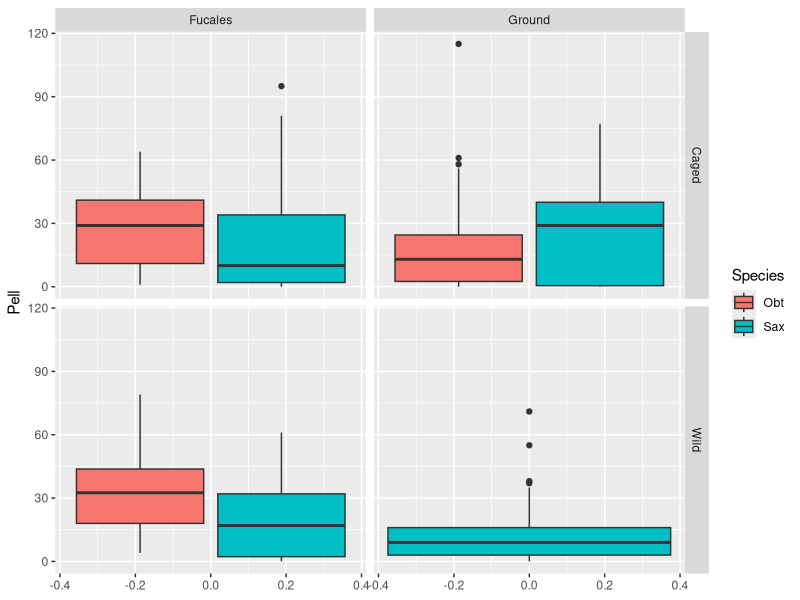
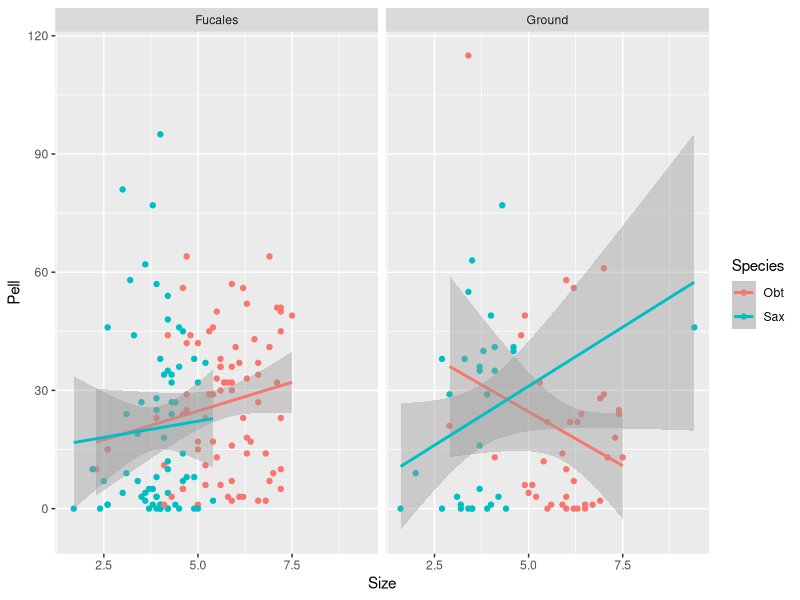
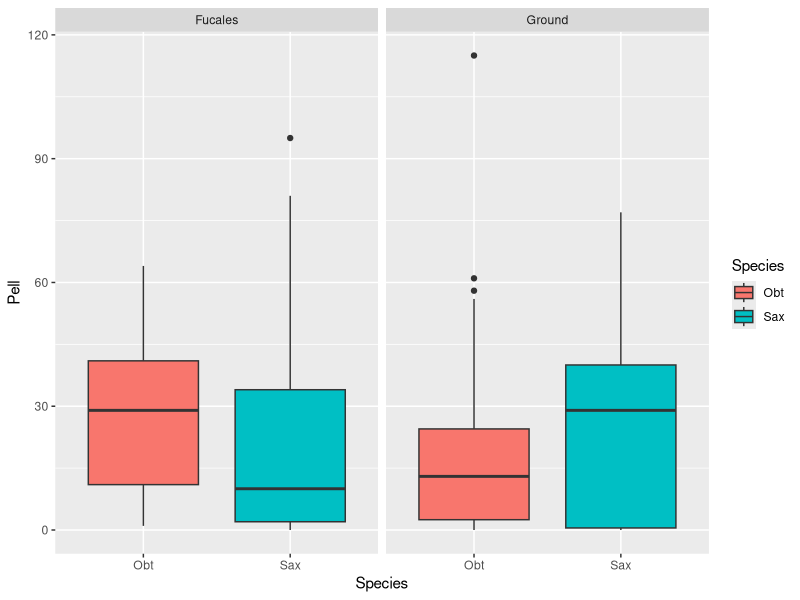
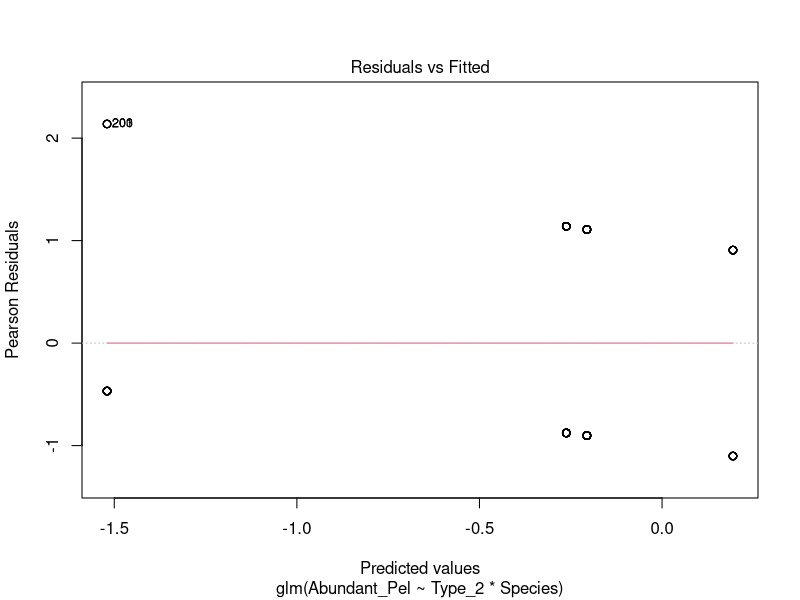
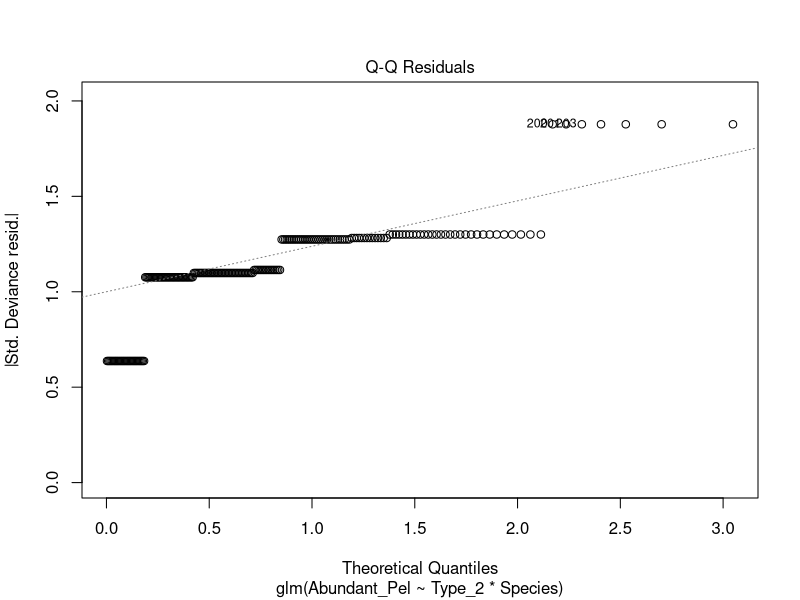
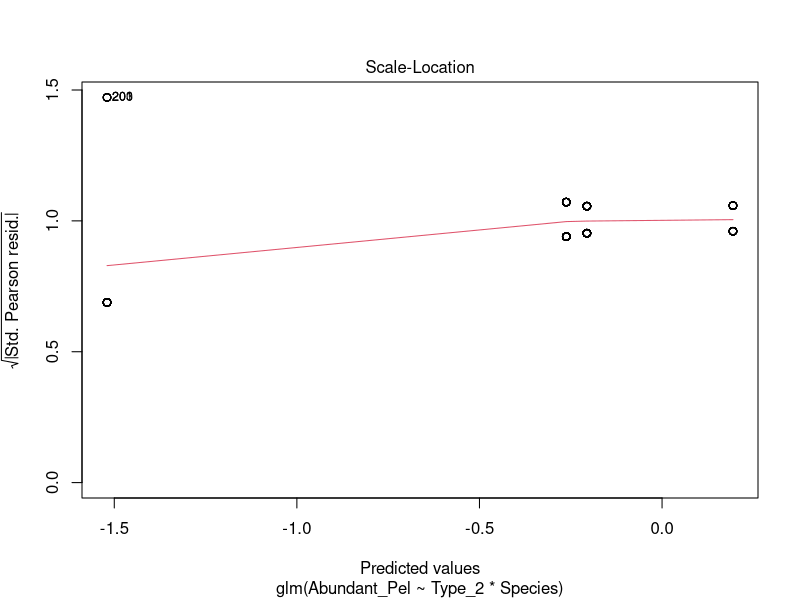
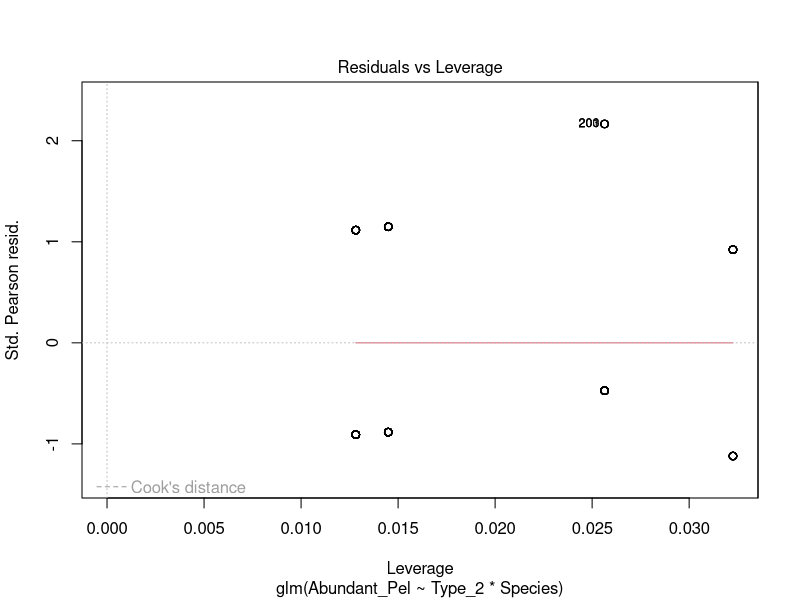
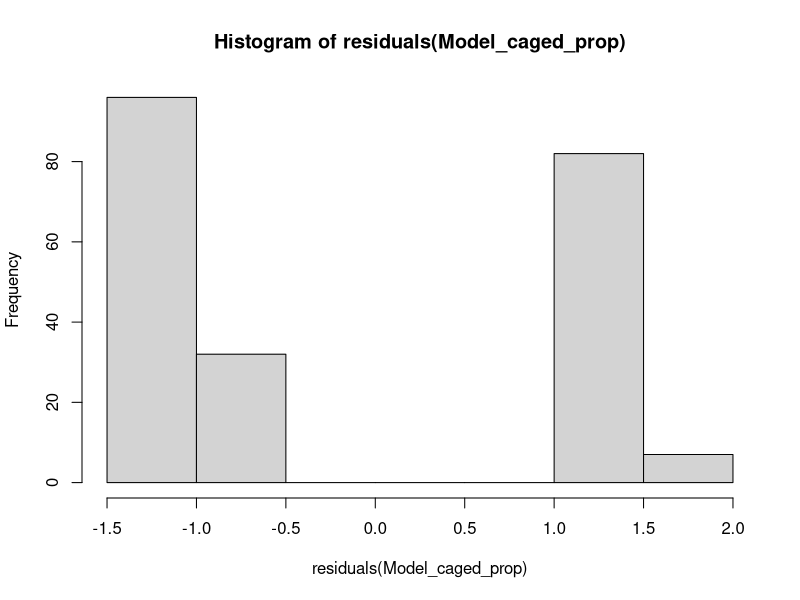

Write the R code that produced these figures, in order. (Note: this script raises an error after producing the figures.)
library(readxl)
library(ggplot2)
library(dplyr)
library(broom)
library(clipr)

pelets <- read_excel('Tables/Pelets_2024.xlsx', sheet = "Пеллеты улиток")

ggplot(pelets, aes( y = Pell, fill = Species)) + geom_boxplot()  +
  facet_grid(Type~ Type_2)


pelets %>%
  filter(Type == "Caged") %>%
  ggplot(., aes(x = Size, y = Pell, color = Species)) +
  geom_point() +
  geom_smooth(method = "lm") +
  facet_wrap(~Type_2)

pelets %>%
  filter(Type == "Caged") %>%
  ggplot(., aes(x = Species, y = Pell, fill = Species)) +
  geom_boxplot()  +
  facet_wrap(~Type_2)

pelets %>%
  filter(Type == "Caged") -> df

df2 <-
  df %>% filter(Pell !=0)

pelets %>%
  filter(Type == "Wild") %>%
  group_by(Species) %>%
  summarise(Mean_pel = mean(Pell))

df3 <-
df %>%
  mutate(Abundant_Pel = case_when(
    Species == "Obt" & Pell >=31 ~ 1,
    Species == "Obt" & Pell < 31  ~ 0,
    Species == "Sax" & Pell >= 16 ~ 1,
    Species == "Sax" & Pell < 16 ~ 0
  ))


df3 %>%
  group_by(Type_2, Species) %>%
  summarise(Prop = mean(Abundant_Pel))

Model_caged_prop <- glm(Abundant_Pel ~ Type_2*Species, data = df3, family = "binomial")

summary(Model_caged_prop)

plot(Model_caged_prop)

hist(residuals(Model_caged_prop))


Model_caged <- aov(log(Pell +1) ~ Type_2*Species, data = df)
summary(Model_caged)

plot(Model_caged)

hist(residuals(Model_caged))

TukeyHSD(Model_caged)


summary(post_hock)
